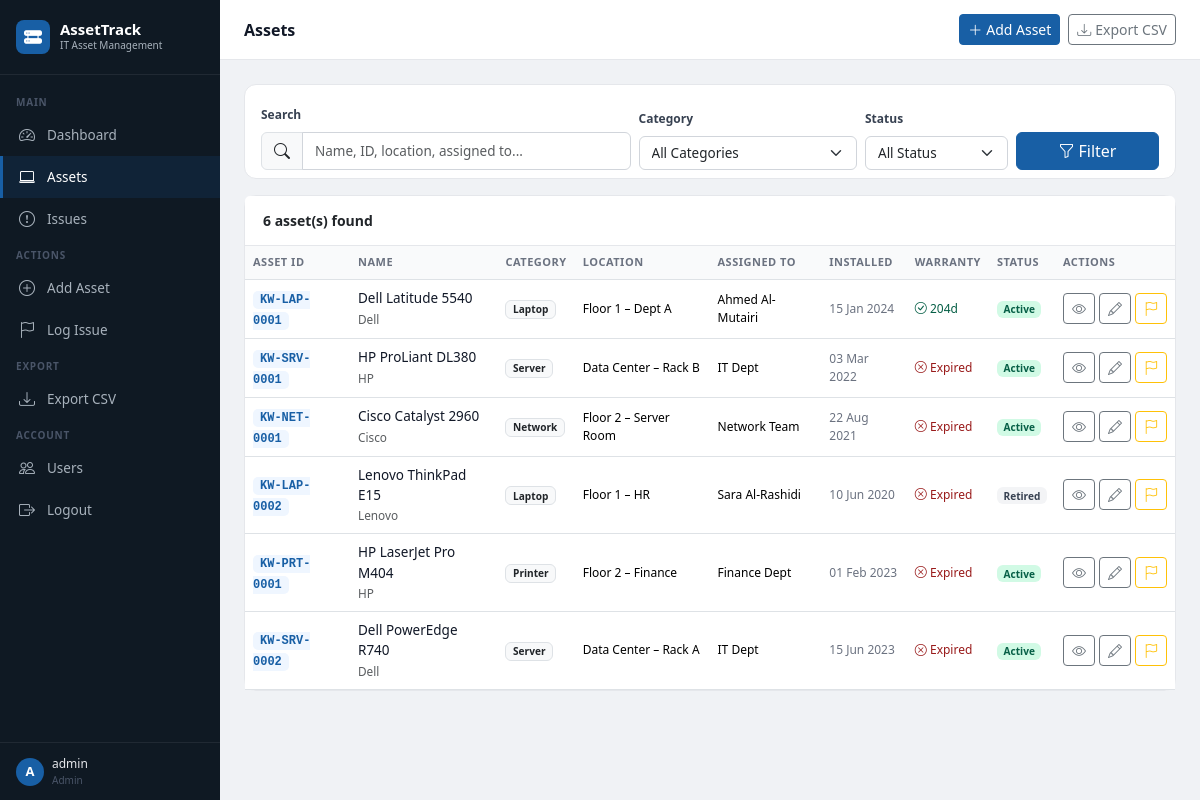
Screenshot of /assets (signed in) with the database file from the repository.
### tables this page shows
CREATE TABLE users (
            id INTEGER PRIMARY KEY AUTOINCREMENT,
            username TEXT UNIQUE NOT NULL,
            password TEXT NOT NULL,
            role TEXT DEFAULT 'viewer',
            created_at TEXT DEFAULT (datetime('now'))
        );

CREATE TABLE assets (
            id INTEGER PRIMARY KEY AUTOINCREMENT,
            asset_id TEXT UNIQUE NOT NULL,
            name TEXT NOT NULL,
            category TEXT NOT NULL,
            manufacturer TEXT,
            serial_number TEXT,
            location TEXT,
            assigned_to TEXT,
            install_date TEXT,
            warranty_expiry TEXT,
            status TEXT DEFAULT 'Active',
            notes TEXT,
            created_at TEXT DEFAULT (datetime('now'))
        );

### app.py (the view)
@app.route('/assets')
@login_required
def assets():
    conn = get_db()
    c = conn.cursor()
    search = request.args.get('search', '').strip()
    category = request.args.get('category', '')
    status = request.args.get('status', '')
    query = "SELECT * FROM assets WHERE 1=1"
    params = []
    if search:
        query += " AND (asset_id LIKE ? OR name LIKE ? OR location LIKE ? OR assigned_to LIKE ? OR serial_number LIKE ?)"
        s = f'%{search}%'
        params.extend([s, s, s, s, s])
    if category:
        query += " AND category = ?"
        params.append(category)
    if status:
        query += " AND status = ?"
        params.append(status)
    query += " ORDER BY created_at DESC"
    c.execute(query, params)
    asset_list = c.fetchall()
    conn.close()
    return render_template('assets.html',
        assets=asset_list, search=search, category=category, status=status,
        format_date=format_date, days_until=days_until,
        categories=list(CATEGORY_CODES.keys())
    )

### app.py (called while the page is built)
@login_manager.user_loader
def load_user(user_id):
    conn = get_db()
    c = conn.cursor()
    c.execute("SELECT * FROM users WHERE id=?", (user_id,))
    row = c.fetchone()
    conn.close()
    if row:
        return User(row['id'], row['username'], row['role'])
    return None

def get_db():
    conn = sqlite3.connect(DB_PATH)
    conn.row_factory = sqlite3.Row
    return conn

def days_until(date_str):
    if not date_str:
        return None
    try:
        d = datetime.strptime(date_str, '%Y-%m-%d').date()
        return (d - date.today()).days
    except:
        return None

def format_date(date_str):
    if not date_str:
        return '—'
    try:
        return datetime.strptime(date_str, '%Y-%m-%d').strftime('%d %b %Y')
    except:
        return date_str

### templates/assets.html (shortened to what this page needs)
{% extends "base.html" %}
{% block page_title %}Assets{% endblock %}
{% block topbar_actions %}
<a href="{{ url_for('add_asset') }}" class="btn btn-primary btn-sm"><i class="bi bi-plus-lg me-1"></i>Add Asset</a>
<a href="{{ url_for('export_csv') }}" class="btn btn-outline-secondary btn-sm"><i class="bi bi-download me-1"></i>Export CSV</a>
{% endblock %}
{% block content %}
<div class="card">
    <div class="card-body pb-2">
        <form method="get" class="row g-2 align-items-end">
            <div class="col-md-5">
                <label class="form-label">Search</label>
                <div class="input-group">
                    <span class="input-group-text"><i class="bi bi-search"></i></span>
                    <input type="text" name="search" class="form-control" placeholder="Name, ID, location, assigned to..." value="{{ search }}">
                </div>
            </div>
            <div class="col-md-3">
                <label class="form-label">Category</label>
                <select name="category" class="form-select">
                    <option value="">All Categories</option>
                </select>
            </div>
            <div class="col-md-2">
                <label class="form-label">Status</label>
                <select name="status" class="form-select">
                    <option value="">All Status</option>
                </select>
            </div>
            <div class="col-md-2">
                <button type="submit" class="btn btn-primary w-100"><i class="bi bi-funnel me-1"></i>Filter</button>
            </div>
        </form>
    </div>
</div>
<div class="card mt-3">
    <div class="card-header">
        {{ assets|length }} asset(s) found
    </div>
    <div class="card-body p-0">
        <div class="table-responsive">
        <table class="table table-hover mb-0">
            <thead>
                <tr>
                    <th>Asset ID</th>
                    <th>Name</th>
                    <th>Category</th>
                    <th>Location</th>
                    <th>Assigned To</th>
                    <th>Installed</th>
                    <th>Warranty</th>
                    <th>Status</th>
                    <th>Actions</th>
                </tr>
            </thead>
            <tbody>
            {% for a in assets %}
            {% set days = days_until(a['warranty_expiry']) %}
            <tr>
                <td><span class="asset-id">{{ a['asset_id'] }}</span></td>
                <td>
                    <a href="{{ url_for('asset_detail', asset_id=a['asset_id']) }}" class="text-decoration-none fw-500" style="color:#111827">
                        {{ a['name'] }}
                    </a>
                    {% if a['manufacturer'] %}<br><small class="text-muted">{{ a['manufacturer'] }}</small>{% endif %}
                </td>
                <td><span class="badge bg-light text-dark border">{{ a['category'] }}</span></td>
                <td style="font-size:12px">{{ a['location'] or '—' }}</td>
                <td style="font-size:12px">{{ a['assigned_to'] or '—' }}</td>
                <td style="font-size:12px; color:#6b7280">{{ format_date(a['install_date']) }}</td>
                <td style="font-size:12px">
                    {% if a['warranty_expiry'] %}
                        {% if days is not none %}
                            <span class="{{ 'warranty-expired' if days < 0 else 'warranty-warn' if days < 60 else 'warranty-ok' }}">
                                {% if days < 0 %}
                                    <i class="bi bi-x-circle"></i> Expired
                                {% elif days <= 7 %}
                                    <i class="bi bi-alarm"></i> {{ days }}d
                                {% elif days <= 60 %}
                                    <i class="bi bi-exclamation-circle"></i> {{ days }}d
                                {% else %}
                                    <i class="bi bi-check-circle"></i> {{ days }}d
                                {% endif %}
                            </span>
                        {% endif %}
                    {% else %}—{% endif %}
                </td>
                <td>
                    <span class="badge badge-{{ a['status']|lower|replace(' ','') }}">{{ a['status'] }}</span>
                </td>
                <td>
                    <div class="d-flex gap-1">
                        <a href="{{ url_for('asset_detail', asset_id=a['asset_id']) }}" class="btn btn-sm btn-outline-secondary" title="View"><i class="bi bi-eye"></i></a>
                        <a href="{{ url_for('edit_asset', asset_id=a['asset_id']) }}" class="btn btn-sm btn-outline-secondary" title="Edit"><i class="bi bi-pencil"></i></a>
                        <a href="{{ url_for('add_issue') }}?asset_id={{ a['asset_id'] }}" class="btn btn-sm btn-outline-warning" title="Log Issue"><i class="bi bi-flag"></i></a>
                    </div>
                </td>
            </tr>
            {% endfor %}
            </tbody>
        </table>
        </div>
    </div>
</div>
{% endblock %}

### templates/base.html (shortened to what this page needs)
<!DOCTYPE html>
<html lang="en">
<head>
    <link href="https://cdn.jsdelivr.net/npm/bootstrap@5.3.2/dist/css/bootstrap.min.css" rel="stylesheet">
    <link href="https://cdn.jsdelivr.net/npm/bootstrap-icons@1.11.3/font/bootstrap-icons.min.css" rel="stylesheet">
</head>
<body>
<aside class="sidebar">
    <div class="sidebar-logo">
        <div class="logo-icon"><i class="bi bi-hdd-rack-fill"></i></div>
        <div>
            <div class="logo-text">AssetTrack</div>
            <div class="logo-sub">IT Asset Management</div>
        </div>
    </div>
    <nav class="sidebar-nav">
        <div class="sidebar-section">Main</div>
        <div class="nav-item">
            <a href="{{ url_for('dashboard') }}" class="{{ 'active' if request.endpoint == 'dashboard' }}">
                <i class="bi bi-speedometer2"></i> Dashboard
            </a>
        </div>
        <div class="nav-item">
            <a href="{{ url_for('assets') }}" class="{{ 'active' if request.endpoint in ['assets','asset_detail','add_asset','edit_asset'] }}">
                <i class="bi bi-laptop"></i> Assets
            </a>
        </div>
        <div class="nav-item">
            <a href="{{ url_for('issues') }}" class="{{ 'active' if request.endpoint in ['issues','add_issue'] }}">
                <i class="bi bi-exclamation-circle"></i> Issues
            </a>
        </div>
        <div class="sidebar-section">Actions</div>
        <div class="nav-item">
            <a href="{{ url_for('add_asset') }}" class="{{ 'active' if request.endpoint == 'add_asset' }}">
                <i class="bi bi-plus-circle"></i> Add Asset
            </a>
        </div>
        <div class="nav-item">
            <a href="{{ url_for('add_issue') }}">
                <i class="bi bi-flag"></i> Log Issue
            </a>
        </div>
        <div class="sidebar-section">Export</div>
        <div class="nav-item">
            <a href="{{ url_for('export_csv') }}">
                <i class="bi bi-download"></i> Export CSV
            </a>
        </div>
        <div class="sidebar-section">Account</div>
        <div class="nav-item">
            <a href="{{ url_for('users_list') }}" class="{{ 'active' if request.endpoint == 'users_list' }}">
                <i class="bi bi-people"></i> Users
            </a>
        </div>
        <div class="nav-item">
            <a href="{{ url_for('logout') }}">
                <i class="bi bi-box-arrow-right"></i> Logout
            </a>
        </div>
    </nav>
    <div style="padding: 12px 16px; border-top: 1px solid rgba(255,255,255,0.07); display:flex; align-items:center; gap:8px;">
        <div style="width:28px; height:28px; background:#185FA5; border-radius:50%; display:flex; align-items:center; justify-content:center; font-size:13px; color:#fff; font-weight:600;">
            {{ current_user.username[0].upper() if current_user.is_authenticated else '?' }}
        </div>
        <div>
            <div style="font-size:12px; color:#e5e7eb; font-weight:500;">{{ current_user.username if current_user.is_authenticated }}</div>
            <div style="font-size:10px; color:#4a5568;">{{ current_user.role.title() if current_user.is_authenticated }}</div>
        </div>
    </div>
</aside>
<main class="main-content">
    <div class="topbar">
        <div class="topbar-title">{% block page_title %}AssetTrack{% endblock %}</div>
        <div class="topbar-actions">{% block topbar_actions %}{% endblock %}</div>
    </div>
    <div class="page-body">
        {% block content %}{% endblock %}
    </div>
</main>
</body>
</html>

### templates/base.html (style rules this page uses)
:root { --sidebar-width: 220px; --primary: #185FA5; --primary-dark: #0C447C; --sidebar-bg: #0f1923; --sidebar-text: #a8b2bc; --sidebar-active: #185FA5; }
body { background: #f0f2f5; font-family: 'Segoe UI', sans-serif; margin: 0; }
.sidebar { position: fixed; top: 0; left: 0; height: 100vh; width: var(--sidebar-width); background: var(--sidebar-bg); display: flex; flex-direction: column; z-index: 100; padding: 0; }
.sidebar-logo { padding: 20px 16px; border-bottom: 1px solid rgba(255,255,255,0.07); display: flex; align-items: center; gap: 10px; }
.sidebar-logo .logo-icon { width: 34px; height: 34px; background: var(--primary); border-radius: 8px; display: flex; align-items: center; justify-content: center; }
.sidebar-logo .logo-icon i { color: #fff; font-size: 18px; }
.sidebar-logo .logo-text { color: #fff; font-size: 15px; font-weight: 600; line-height: 1.1; }
.sidebar-logo .logo-sub { color: var(--sidebar-text); font-size: 10px; }
.sidebar-nav { padding: 12px 0; flex: 1; }
.sidebar-section { padding: 8px 16px 4px; color: #4a5568; font-size: 10px; font-weight: 600; text-transform: uppercase; letter-spacing: 0.8px; }
.nav-item a { display: flex; align-items: center; gap: 10px; padding: 9px 16px; color: var(--sidebar-text); text-decoration: none; font-size: 13.5px; transition: all 0.15s; border-left: 3px solid transparent; }
.nav-item a.active { background: rgba(24,95,165,0.15); color: #fff; border-left-color: var(--primary); }
.nav-item a i { font-size: 16px; width: 18px; }
.main-content { margin-left: var(--sidebar-width); min-height: 100vh; }
.topbar { background: #fff; border-bottom: 1px solid #e5e7eb; padding: 14px 24px; display: flex; align-items: center; justify-content: space-between; position: sticky; top: 0; z-index: 50; }
.topbar-title { font-size: 16px; font-weight: 600; color: #111827; }
.topbar-actions { display: flex; gap: 8px; }
.page-body { padding: 24px; }
.card { border: 1px solid #e5e7eb; border-radius: 12px; box-shadow: none; }
.card-header { background: #fff; border-bottom: 1px solid #e5e7eb; padding: 14px 18px; font-weight: 600; font-size: 14px; }
.badge-active { background: #d1fae5; color: #065f46; }
.badge-retired { background: #f3f4f6; color: #374151; }
.asset-id { font-family: 'Courier New', monospace; font-size: 12px; color: var(--primary); font-weight: 600; background: #eff6ff; padding: 2px 7px; border-radius: 5px; }
.table { font-size: 13.5px; }
.table th { font-size: 11px; font-weight: 600; color: #6b7280; text-transform: uppercase; letter-spacing: 0.5px; background: #f9fafb; }
.table td { vertical-align: middle; }
.btn-primary { background: var(--primary); border-color: var(--primary); }
.form-label { font-size: 12px; font-weight: 600; color: #374151; }
.form-control, .form-select { font-size: 13.5px; border-color: #d1d5db; }
.warranty-expired { color: #991b1b; }
.warranty-ok { color: #065f46; }

### rows the page displays
users: username "A", username "admin", role "Admin"
assets: asset_id "KW-LAP-0001", name "Dell Latitude 5540", manufacturer "Dell", category "Laptop", location "Floor 1 – Dept A", assigned_to "Ahmed Al-Mutairi", install_date "15 Jan 2024", days "204", status "Active"
assets: asset_id "KW-SRV-0001", name "HP ProLiant DL380", manufacturer "HP", category "Server", location "Data Center – Rack B", assigned_to "IT Dept", install_date "03 Mar 2022", shows "Expired", status "Active"
assets: asset_id "KW-NET-0001", name "Cisco Catalyst 2960", manufacturer "Cisco", category "Network", location "Floor 2 – Server Room", assigned_to "Network Team", install_date "22 Aug 2021", shows "Expired", status "Active"
assets: asset_id "KW-LAP-0002", name "Lenovo ThinkPad E15", manufacturer "Lenovo", category "Laptop", location "Floor 1 – HR", assigned_to "Sara Al-Rashidi", install_date "10 Jun 2020", shows "Expired", status "Retired"
assets: asset_id "KW-PRT-0001", name "HP LaserJet Pro M404", manufacturer "HP", category "Printer", location "Floor 2 – Finance", assigned_to "Finance Dept", install_date "01 Feb 2023", shows "Expired", status "Active"
assets: asset_id "KW-SRV-0002", name "Dell PowerEdge R740", manufacturer "Dell", category "Server", location "Data Center – Rack A", assigned_to "IT Dept", install_date "15 Jun 2023", shows "Expired", status "Active"

### other values shown
{{ assets|length }} "6"
